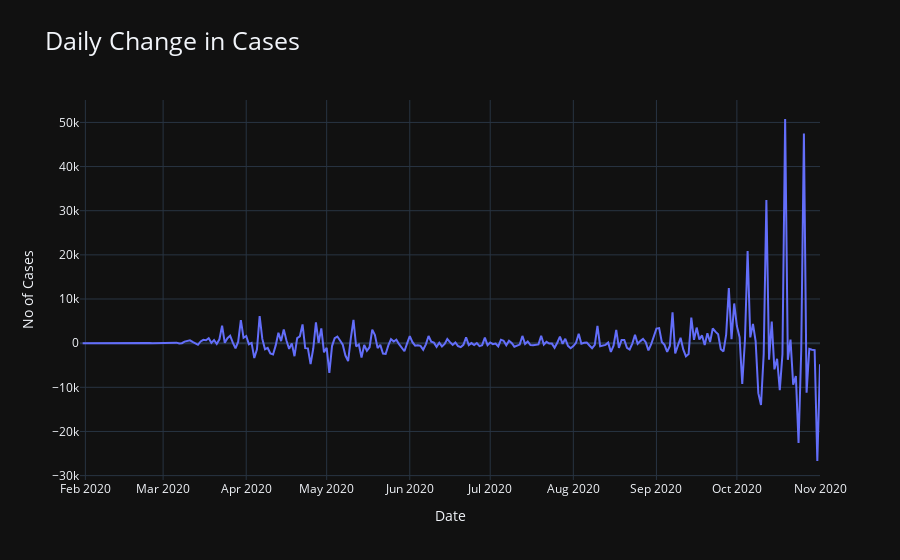

Notebook cell for this chart:
### Code cell
fig = go.Figure(data=go.Scatter(x=date_group['date'], y=date_group['daily_change']))

fig.update_layout(
    title="Daily Change in Cases",
    xaxis_title="Date",
    yaxis_title="No of Cases",
    template="plotly_dark", 
    title_font_size=25,

)

fig.show()

### Figure 1 — Plotly figure (JSON) as saved in the notebook; plotly's stock layout.template omitted (floating-point values rounded to 4 significant figures; data arrays with more than 128 entries replaced by an {"elided": "..."} marker saying what was removed)
{"data": [{"type": "scatter", "x": {"elided": "277 str values"}, "y": {"elided": "277 int values"}}], "layout": {"title": {"font": {"size": 25}, "text": "Daily Change in Cases"}, "xaxis": {"title": {"text": "Date"}}, "yaxis": {"title": {"text": "No of Cases"}}}}
